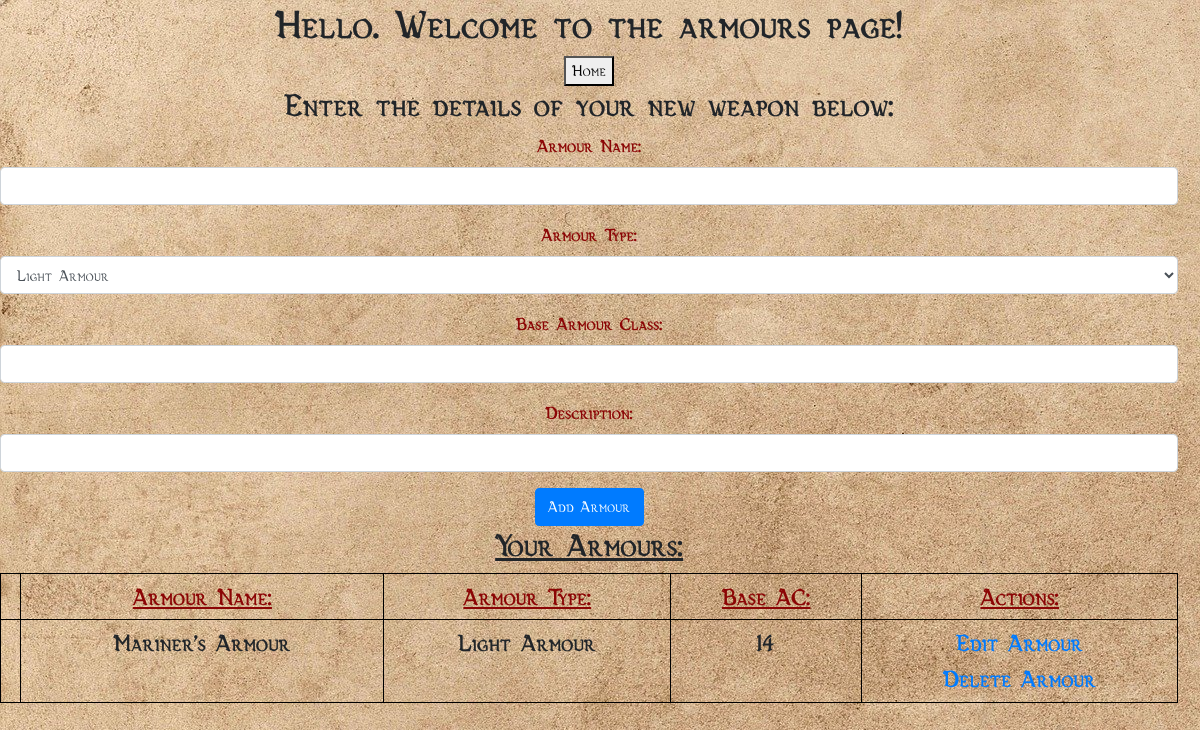
The page /armours.html on the database as committed earlier.
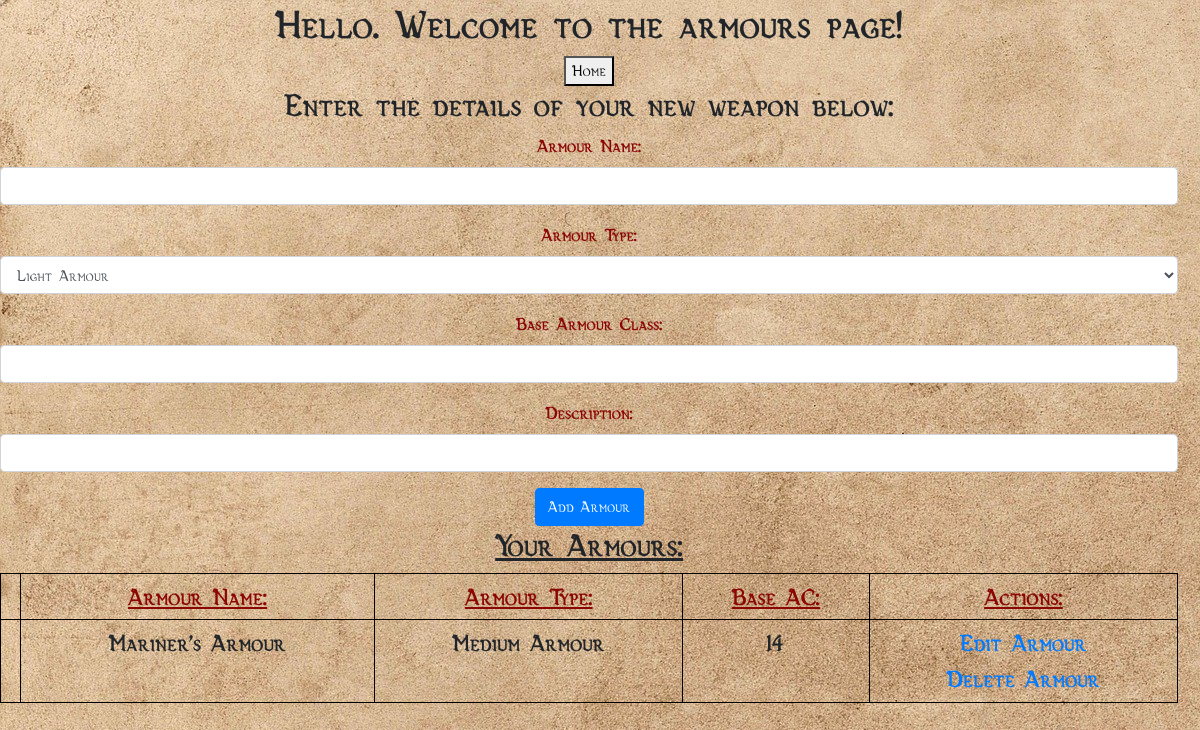
The same page on the database as committed later.
### app.py (models this page shows, shortened)
class Armour(db.Model):
    aID = db.Column(db.Integer, primary_key=True)
    aName = db.Column(db.String(100), nullable=False)# Name of the armour.
    aType = db.Column(db.String(50))# Will change to a list of armour types at a later date, i.e. light, medium, heavy.
    aBase = db.Column(db.Integer)# Base Armour Class (AC).
    aDesc = db.Column(db.String(100000))# Description of the armour, i.e. appearance, effects, magic effects.

### app.py (the view)
@app.route('/armours.html', methods=['POST', 'GET'])
def armours():
    if request.method == 'POST':
        a_Name = request.form['aName']
        a_Type = request.form['aType']
        a_Base = request.form['aBase']
        a_Desc = request.form['aDesc']
        new_armour = Armour(aName=a_Name, aType=a_Type, aBase=a_Base, aDesc=a_Desc)
        try:
            db.session.add(new_armour)
            db.session.commit()
            return redirect('/armours.html')
        except:
            return 'There was an issue adding your armour to the database.'
    else:
        armours = Armour.query.order_by(Armour.aID).all()
        return render_template('armours.html', armours=armours)

### templates/armours.html (shortened to what this page needs)
{% extends 'base.html' %}
{% block content %}
<div class="content">
    <h1>Hello. Welcome to the armours page!</h1>
    <button id="characterDashboardButton" onclick="window.location.href = './dashboard.html';">Home</button>
    <h2>Enter the details of your new weapon below:</h2>
    <div class="form">
        <form action="armours.html" method="POST">
            <div class="form-group">
                <label>Armour Name: </label>
                <input type="text" name="aName" class="form-control" id="aName" required>
            </div>
            <div class="form-group">
                <label>Armour Type: </label>
                <select name="aType" class="form-control" id="aType">
                    <option value="Light Armour">Light Armour</option>
                </select>
            </div>
            <div class="form-group">
                <label>Base Armour Class: </label>
                <input type="number" name="aBase" class="form-control" id="aBase">
            </div>
            <div class="form-group">
                <label>Description: </label>
                <input type="text" name="aDesc" class="form-control" id="aDesc">
            </div>
            <button type="submit" class="btn btn-primary">Add Armour</button>
        </form>
    </div>
    {% if armours|length >= 1 %}
    <h2><b><u>Your Armours:</u></b></h2>
    <table class="table table-bordered table-sm">
        <thead>
            <tr>
                <th scope="col"></th>
                <th scope="col"><b><u>Armour Name:</u></b></th>
                <th scope="col"><b><u>Armour Type:</u></b></th>
                <th scope="col"><b><u>Base AC:</u></b></th>
                <th scope="col"><b><u>Actions:</u></b></th>
            </tr>
        </thead>
        <tbody>
            {% for armour in armours %}
                <tr>
                    <th scope="row"></th>
                    <td>{{ armour.aName }}</td>
                    <td>{{ armour.aType }}</td>
                    <td>{{ armour.aBase }}</td>
                    <td>
                        <a href="/updateArmour/{{armour.aID}}">Edit Armour</a>
                        <br>
                        <a href="/deleteArmour/{{armour.aID}}">Delete Armour</a>
                    </td>
                </tr>
            {% endfor %}
        </tbody>
    </table>
    {% endif %}
</div>
{% endblock %}

Rows that differ between the two databases and show on the page:
changed Armour "Mariner's Armour": aType "Light Armour" → "Medium Armour"
